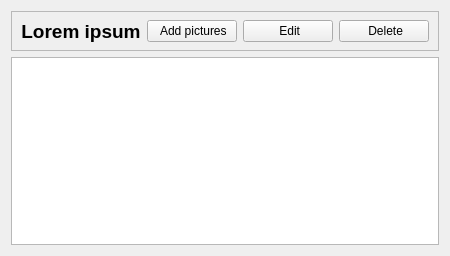
<?xml version="1.0" encoding="UTF-8"?>
<ui version="4.0">
 <class>AlbumWidget</class>
 <widget class="QWidget" name="AlbumWidget">
  <property name="geometry">
   <rect>
    <x>0</x>
    <y>0</y>
    <width>450</width>
    <height>256</height>
   </rect>
  </property>
  <property name="windowTitle">
   <string>Form</string>
  </property>
  <layout class="QVBoxLayout" name="verticalLayout">
   <item>
    <widget class="QFrame" name="albumInfoFrame">
     <property name="minimumSize">
      <size>
       <width>0</width>
       <height>40</height>
      </size>
     </property>
     <property name="maximumSize">
      <size>
       <width>16777215</width>
       <height>40</height>
      </size>
     </property>
     <property name="frameShape">
      <enum>QFrame::StyledPanel</enum>
     </property>
     <property name="frameShadow">
      <enum>QFrame::Raised</enum>
     </property>
     <layout class="QHBoxLayout" name="horizontalLayout">
      <property name="topMargin">
       <number>4</number>
      </property>
      <property name="bottomMargin">
       <number>4</number>
      </property>
      <item>
       <widget class="QLabel" name="albumName">
        <property name="minimumSize">
         <size>
          <width>0</width>
          <height>0</height>
         </size>
        </property>
        <property name="maximumSize">
         <size>
          <width>16777215</width>
          <height>16777215</height>
         </size>
        </property>
        <property name="font">
         <font>
          <pointsize>14</pointsize>
          <bold>true</bold>
         </font>
        </property>
        <property name="text">
         <string>Lorem ipsum</string>
        </property>
        <property name="alignment">
         <set>Qt::AlignCenter</set>
        </property>
       </widget>
      </item>
      <item>
       <widget class="QPushButton" name="addPicturesButton">
        <property name="maximumSize">
         <size>
          <width>130</width>
          <height>16777215</height>
         </size>
        </property>
        <property name="text">
         <string> Add pictures</string>
        </property>
        <property name="icon">
         <iconset resource="res/resource.qrc">
          <normaloff>:/icons/photo-add.png</normaloff>:/icons/photo-add.png</iconset>
        </property>
       </widget>
      </item>
      <item>
       <widget class="QPushButton" name="editButton">
        <property name="maximumSize">
         <size>
          <width>130</width>
          <height>16777215</height>
         </size>
        </property>
        <property name="text">
         <string> Edit</string>
        </property>
        <property name="icon">
         <iconset resource="res/resource.qrc">
          <normaloff>:/icons/album-edit.png</normaloff>:/icons/album-edit.png</iconset>
        </property>
       </widget>
      </item>
      <item>
       <widget class="QPushButton" name="deleteButton">
        <property name="maximumSize">
         <size>
          <width>130</width>
          <height>16777215</height>
         </size>
        </property>
        <property name="layoutDirection">
         <enum>Qt::LeftToRight</enum>
        </property>
        <property name="text">
         <string> Delete</string>
        </property>
        <property name="icon">
         <iconset resource="res/resource.qrc">
          <normaloff>:/icons/album-delete.png</normaloff>:/icons/album-delete.png</iconset>
        </property>
       </widget>
      </item>
     </layout>
    </widget>
   </item>
   <item>
    <widget class="QListView" name="thumbnailListView"/>
   </item>
  </layout>
 </widget>
 <resources>
  <include location="res/resource.qrc"/>
 </resources>
 <connections/>
</ui>
